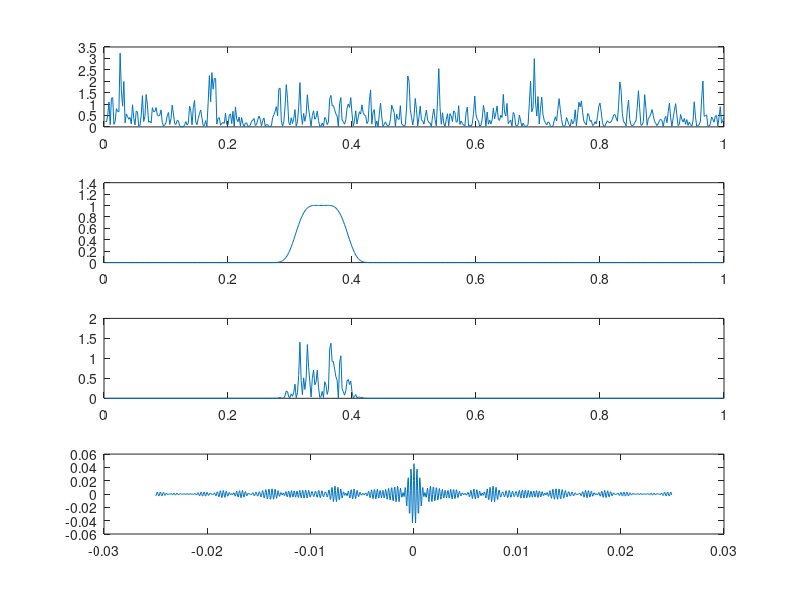

The MATLAB script that drew this image:
N=500;
xt=random('norm',0,1,1,N);
ht=fir1(101,[0.3 0.4]);
HW=fft(ht,2*N);
Rxx=xcorr(xt,'biased');
Sxx=abs(fft(xt,2*N).^2)/(2*N);
HW2=abs(HW).^2;
Syy=Sxx.*HW2;
Ryy=fftshift(ifft(Syy));
w=(1:N)/N;
t=(-N:N-1)/N*(N/20000);
subplot(411);plot(w,abs(Sxx(1:N)));
subplot(412);plot(w,abs(HW2(1:N)));
subplot(413);plot(w,abs(Syy(1:N)));
subplot(414);plot(t,Ryy);
